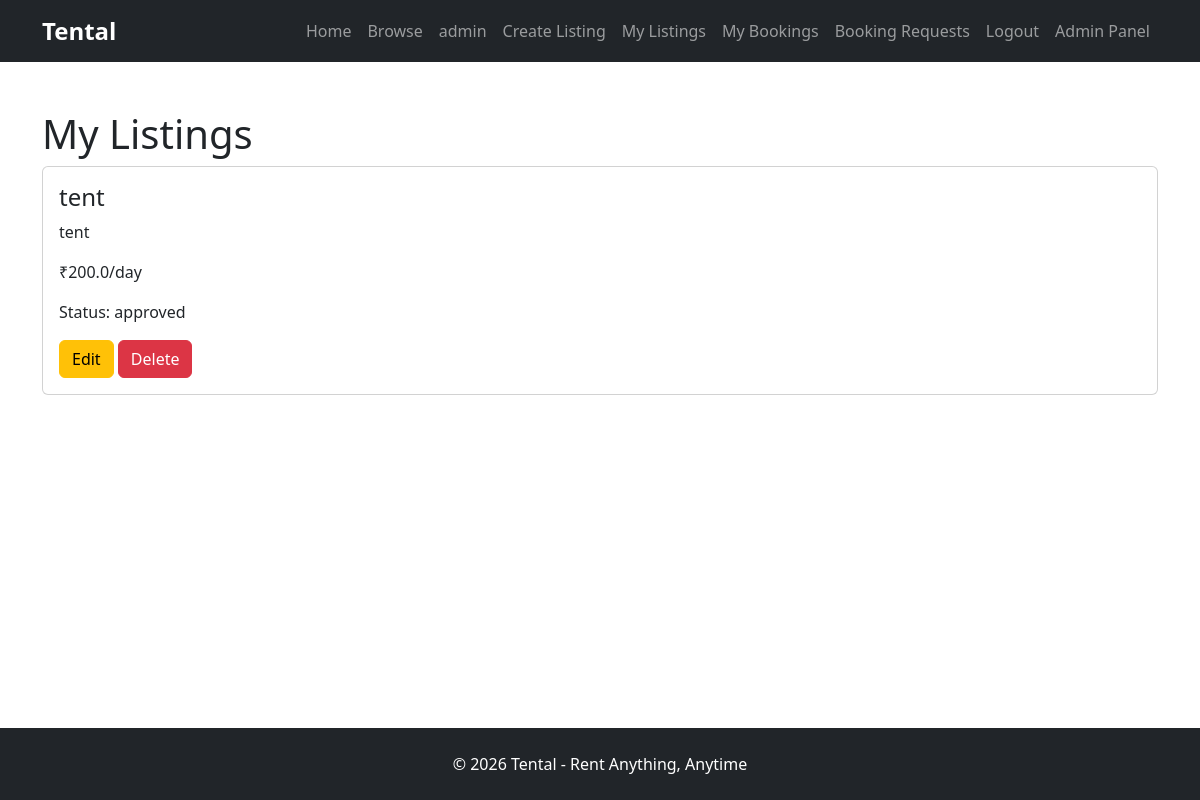
Before: /my-listings (signed in) with the older database file.
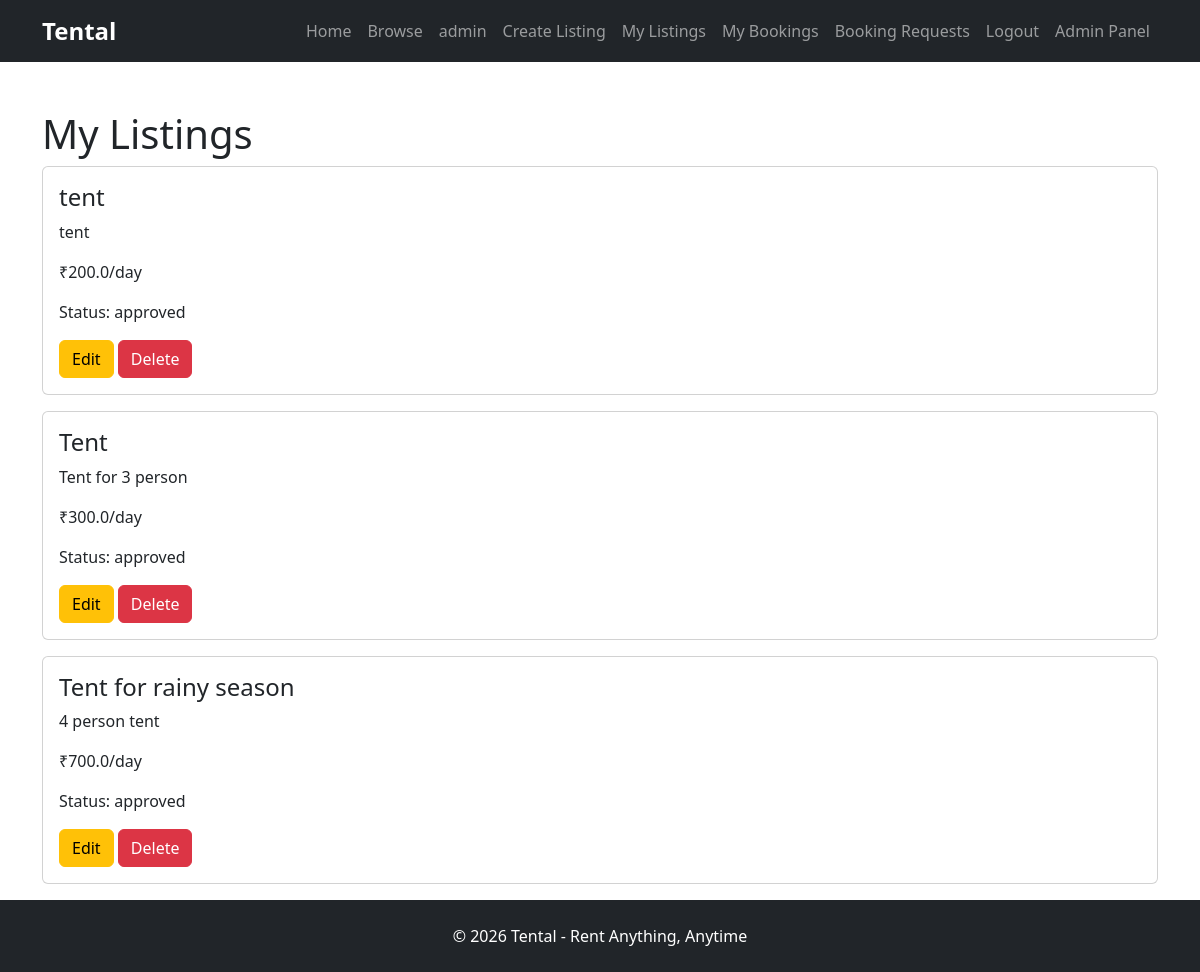
After: the same page with the newer database file.
### models/rental_item.py (models this page shows)
class RentalItem(db.Model):
    id = db.Column(db.Integer, primary_key=True)
    title = db.Column(db.String(100), nullable=False)
    description = db.Column(db.Text, nullable=False)
    price_per_day = db.Column(db.Float, nullable=False)
    category = db.Column(db.String(100), nullable=False)
    user_id = db.Column(
        db.Integer,
        db.ForeignKey("user.id"),
        nullable=False
    )
    status = db.Column(
        db.String(20),
        default="pending"
    )
    image = db.Column(
        db.String(255)
    )
    bookings = db.relationship(
        "Booking",
        backref="rental_item",
        lazy=True
    )
    quantity = db.Column(
        db.Integer,
        nullable=False,
        default=1
    )
    security_deposit = db.Column(
        db.Float,
        nullable=False,
        default=0
    )

### routes/main.py (the view)
@main.route("/my-listings")
@login_required
def my_listings():
    rentals = current_user.rentals
    return render_template(
        "my_listings.html",
        rentals=rentals
    )

### models/user.py (called while the page is built)
@login_manager.user_loader
def load_user(user_id):
    return User.query.get(int(user_id))

### templates/my_listings.html
{% extends "base.html" %} {% block content %}
<div class="container mt-5">
  <h1>My Listings</h1>
  {% for rental in rentals %}
  <div class="card mb-3">
    <div class="card-body">
      <h4>{{ rental.title }}</h4>
      <p>{{ rental.description }}</p>
      <p>₹{{ rental.price_per_day }}/day</p>
      <p>Status: {{ rental.status }}</p>
      <a
        href="{{ url_for('main.edit_listing', id=rental.id) }}"
        class="btn btn-warning"
      >
        Edit
      </a>
      <a
        href="{{ url_for('main.delete_listing', id=rental.id) }}"
        class="btn btn-danger"
      >
        Delete
      </a>
    </div>
  </div>
  {% endfor %}
</div>
{% endblock %}

Changed rows visible on the page:
added RentalItem: title "Tent", description "Tent for 3 person", price_per_day "300.0", status "approved"
added RentalItem: title "Tent for rainy season", description "4 person tent", price_per_day "700.0", status "approved"
